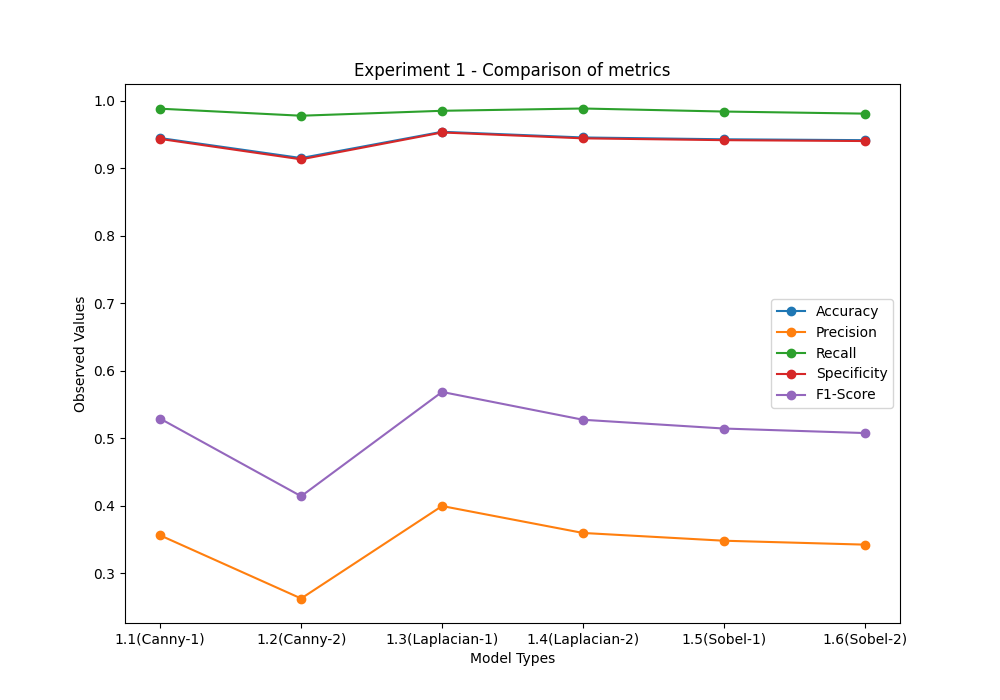

Python code for this plot:

import matplotlib
matplotlib.use('TKAgg')
import os

import matplotlib.pyplot as plt

plt2=matplotlib.pyplot
fig=plt.figure(figsize=(10, 7))
script_path = os.path.abspath(__file__)
    # Extract the file name from the path
script_name = os.path.basename(script_path)
name_only=os.path.splitext(script_name)
model_name=name_only[0]


x = ["1.1(Canny-1)", "1.2(Canny-2)", "1.3(Laplacian-1)", "1.4(Laplacian-2)", "1.5(Sobel-1)", "1.6(Sobel-2)"]

y1=[0.945,0.9154,0.9543,0.9459,0.9432,0.9419]
y2=[0.3564,0.2629,0.3999,0.36,0.3485,0.3427]
y3=[0.9885,0.9781,0.9854,0.9888,0.9843,0.9812]
y4=[0.9437,0.9135,0.9533,0.9446,0.9419,0.9406]
y5=[0.5293,0.4144,0.5689,0.5277,0.5147,0.508]
# y6==["0.5772","0.9357","0.4837","0.6158","0.8487","0.6327"]

# z1=["1883","1891","1890","1888","1900"]
# z2=["57580","58026","57952","57735","57635"]
# z3=["3136","2690","2764","2981","3081"]
z4=["33","25","26","28","16"]


plt.plot(x, y1, label='Accuracy',linestyle='-', marker='o')
plt.plot(x, y2, label='Precision',linestyle='-',marker='o')
plt.plot(x, y3, label='Recall', linestyle='-', marker='o')
plt.plot(x, y4, label='Specificity',linestyle='-', marker='o')
plt.plot(x, y5, label='F1-Score',linestyle='-',marker='o')
plt.xlabel('Model Types')
plt.ylabel('Observed Values')
plt.title('Experiment 1 - Comparison of metrics')
plt.legend()
# plt.ylim([0, 1])

# Adding legend 
plt.legend()

savepath=f'./Results_plotting/{model_name}.png'
plt.savefig(savepath)
# Display the plot
plt.show()
